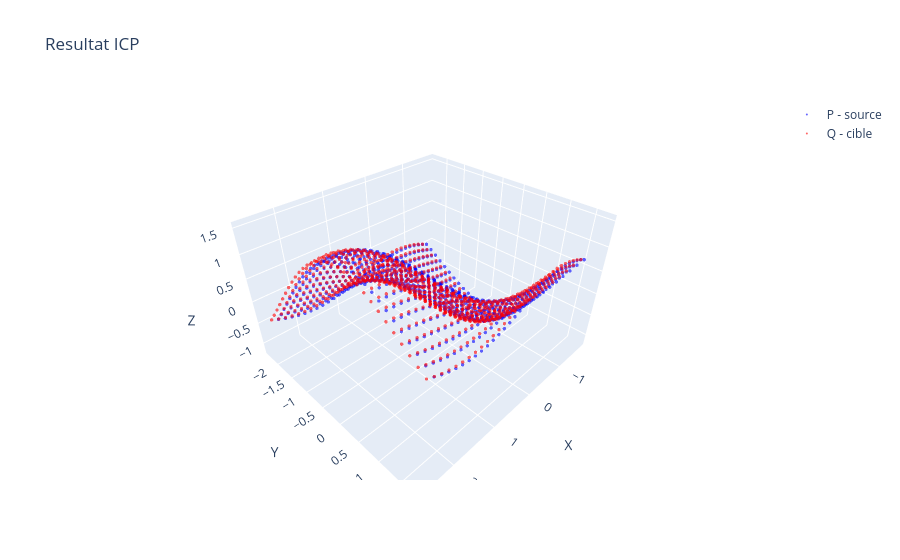

Write notebook code for a chart like this one.
### Markdown cell above
### Question 3 – Registration of the two point clouds

### Code cell
Pa, R_opt, T_opt, Er, tc = icp(Q, P)

if len(Er) < 100:
    print(f'Converged in {len(Er)} iterations')
else:
    print(f'Stopped after 100 iterations, residual error = {Er[-1]:.6f}')
    print('The sin(X)*cos(Y) surface has similar regions -> irreducible residual ~0.003')
print(f'Time: {sum(tc):.3f} s')

ShowData(Pa, Q, title='ICP Registration Result')

### Figure 1 — Plotly figure (JSON) as saved in the notebook; plotly's stock layout.template omitted (floating-point values rounded to 4 significant figures; data arrays with more than 128 entries replaced by an {"elided": "..."} marker saying what was removed)
{"data": [{"marker": {"color": "blue", "opacity": 0.6, "size": 2}, "mode": "markers", "name": "P - source", "type": "scatter3d", "x": {"elided": "900 float values"}, "y": {"elided": "900 float values"}, "z": {"elided": "900 float values"}}, {"marker": {"color": "red", "opacity": 0.6, "size": 2}, "mode": "markers", "name": "Q - cible", "type": "scatter3d", "x": {"elided": "900 float values"}, "y": {"elided": "900 float values"}, "z": {"elided": "900 float values"}}], "layout": {"scene": {"xaxis": {"title": {"text": "X"}}, "yaxis": {"title": {"text": "Y"}}, "zaxis": {"title": {"text": "Z"}}}, "title": {"text": "Resultat ICP"}}}
